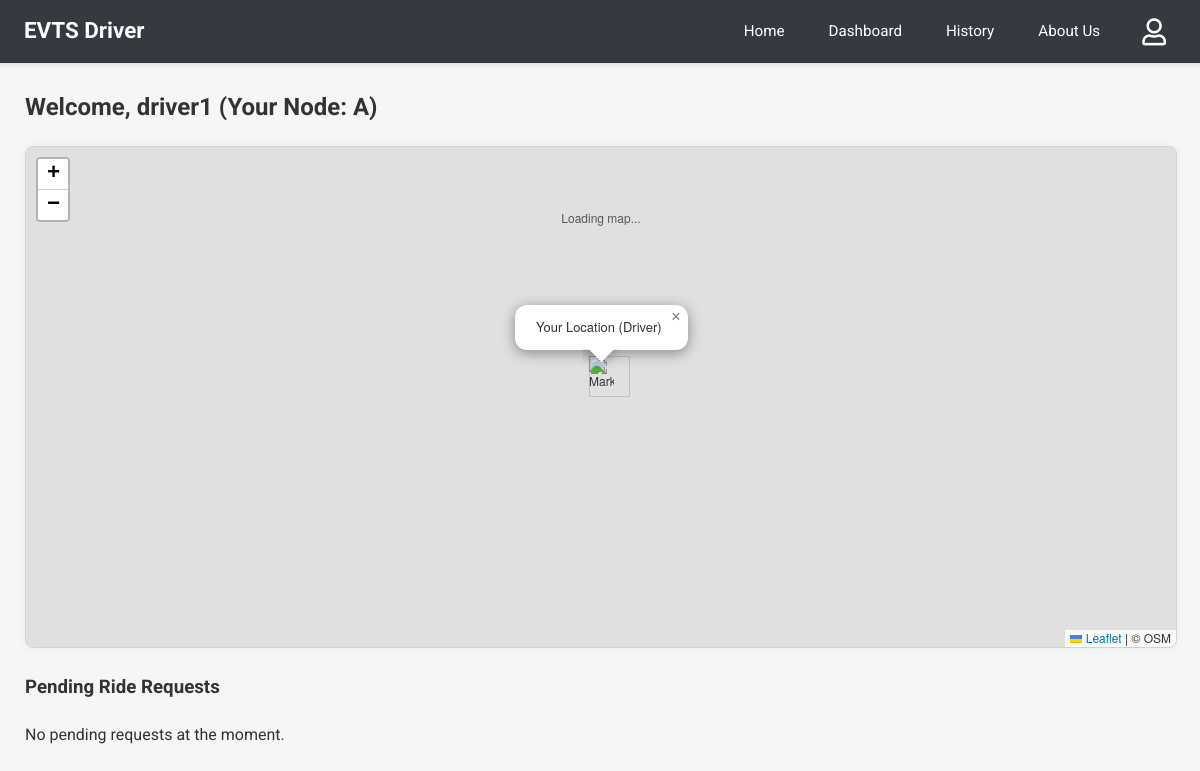
/dashboard (signed in), run on an earlier commit of the app's database.
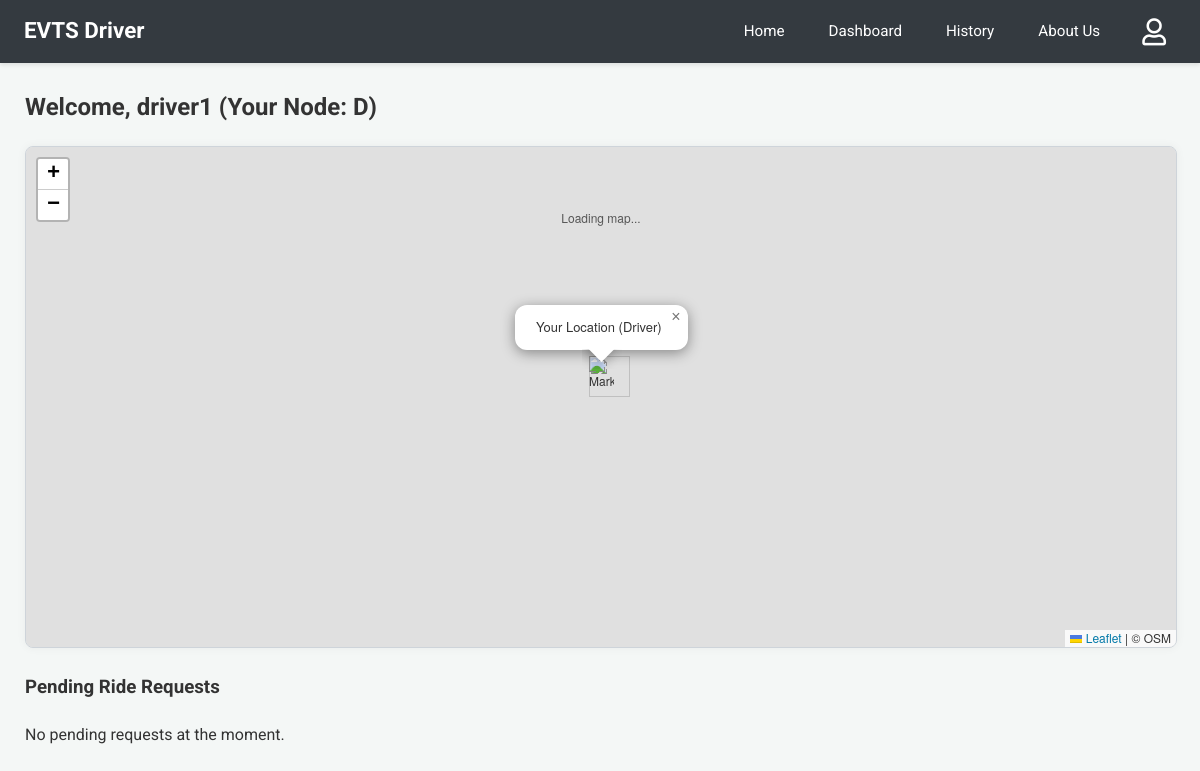
And on a later commit of the database.
### app.py (models this page shows)
class Driver(db.Model):
    email = db.Column(db.String(120), primary_key=True)
    name = db.Column(db.String(100))
    phone = db.Column(db.String(15))
    password = db.Column(db.String(100))
    vehicle = db.Column(db.String(50))
    node = db.Column(db.String(10), nullable=False)

### app.py (the view, shortened to what this page needs)
@app.route('/dashboard')
@login_required_driver
def dashboard():
    driver = Driver.query.get(session['driver'])
    pending_reqs_db = RideRequest.query.filter_by(driver_email=driver.email, status='Pending').order_by(RideRequest.timestamp.asc()).all()
    pending_serialized = []
    active_ride_db = RideRequest.query.filter_by(driver_email=driver.email, status='accepted').first()
    active_ride_serialized = None
    response = make_response(render_template('driver_dashboard.html', driver=driver, coords=coordinates,
                           pending_requests=pending_serialized, active_ride=active_ride_serialized))
    return add_no_cache_to_response(response)

### app.py (called while the page is built)
def login_required_driver(f):
    @wraps(f)
    def decorated_function(*args, **kwargs):
        if 'driver' not in session:
            return redirect(url_for('login', next=request.url))
        return f(*args, **kwargs)
    return decorated_function

def add_no_cache_to_response(response):
    response.headers["Cache-Control"] = "no-cache, no-store, must-revalidate, public, max-age=0"
    response.headers["Pragma"] = "no-cache"
    response.headers["Expires"] = "0"
    return response

### templates/driver_dashboard.html (shortened to what this page needs)
{% extends 'driver_base.html' %} {% block head_extra %}
<link rel="stylesheet" href="https://unpkg.com/leaflet@1.9.4/dist/leaflet.css" />
<link rel="stylesheet" href="https://unpkg.com/leaflet-routing-machine@latest/dist/leaflet-routing-machine.css" />
{% endblock %} {% block content %}
<h2>Welcome, {{ driver.name }} (Your Node: {{ driver.node }})</h2>
<div class="map-wrapper-fullwidth">
    <div class="map-container-inner">
        <div id="map" style="background-color: #e0e0e0;">
            <p style="text-align: center; padding-top: 50px; color: #555;">Loading map...</p>
        </div>
    </div>
</div>
<h3>Pending Ride Requests</h3>
<div id="requests">
    {% if pending_requests %} {% for req in pending_requests %}
    <div class="request-item">
        <p>
            <strong>User:</strong> {{ req.user_name }} ({{ req.user_email }})<br />
            <strong>User's Location (Lat/Lng):</strong>
            {% if req.user_latitude is not none and req.user_longitude is not none %} ({{ req.user_latitude|round(6) }}, {{ req.user_longitude|round(6) }}) {% else %} NOT PROVIDED {% endif %}<br />
            <strong>Time Requested:</strong> {{ req.timestamp }}
        </p>
        <button onclick="respondToRequest('{{ req.id }}', 'accepted')" class="btn-confirm" {% if req.user_latitude is none or req.user_longitude is none %}disabled title="User location (lat/lng) for this request is missing." {% endif %}>
            Accept
        </button>
        <button onclick="respondToRequest('{{ req.id }}', 'rejected')" class="btn-cancel">
            Reject
        </button>
    </div>
    {% endfor %} {% else %}
    <p>No pending requests at the moment.</p>
    {% endif %}
</div>
{% endblock %}

What changed in the data, as far as the page shows it:
changed Driver "driver1": node "A" → "D"
